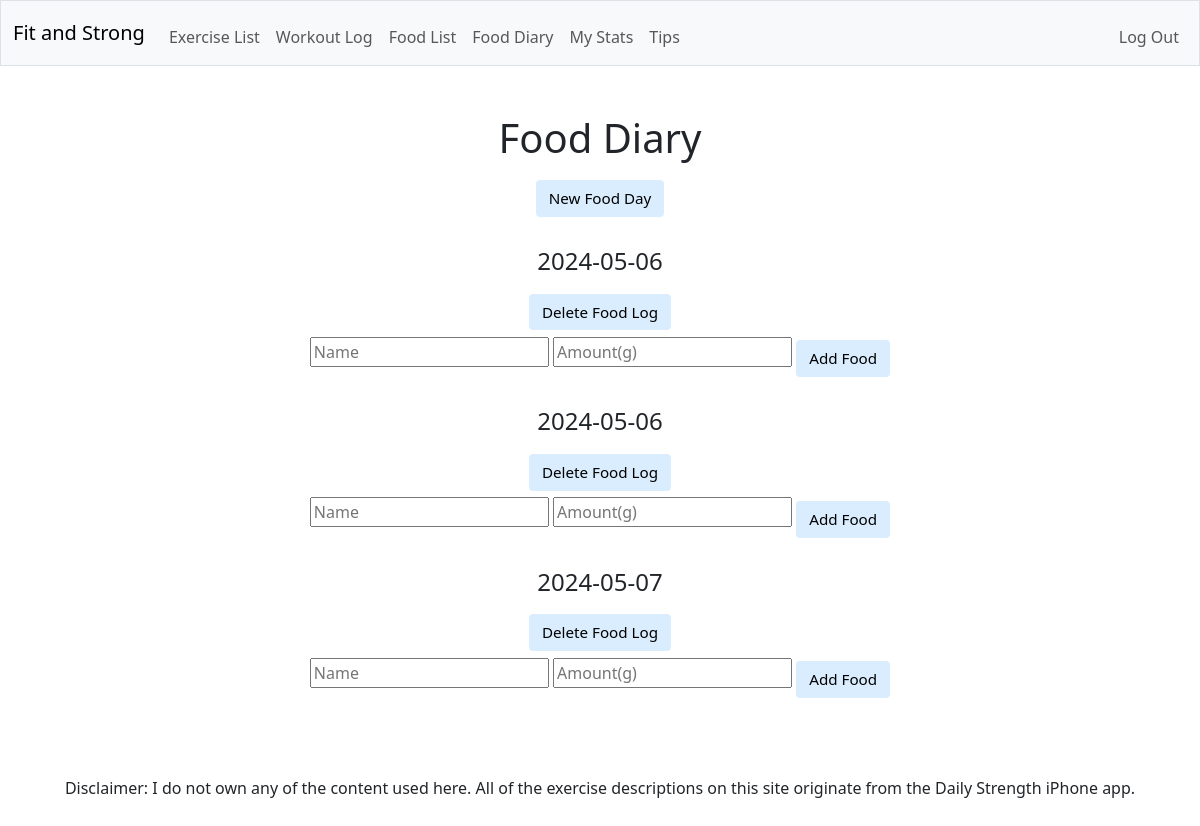
The app's page /fooddiary (signed in) with its own data.
### tables this page shows
CREATE TABLE "food_logs" (
  "id" INTEGER,
  "date" TEXT NOT NULL,
  "user_id" TEXT NOT NULL,
  PRIMARY KEY("id")
);

### app.py (the view)
@app.route("/fooddiary", methods=["GET", "POST"])
@login_required
def fooddiary():
  if request.method == "POST":
    username = db.execute(
        """SELECT username FROM users
        WHERE id = ?;""",
        session["user_id"]
    )
    db.execute(
      """INSERT INTO "food_logs" ("date", "user_id")
      VALUES (?, ?)""",
      date.today(), username[0]["username"]
    )
    return redirect("/fooddiary")
  else:
    foodlogs = db.execute("SELECT * FROM food_logs;")
    return render_template("fooddiary.html", foodlogs=foodlogs)

### app.py (called while the page is built)
def login_required(f):
    @wraps(f)
    def decorated_function(*args, **kwargs):
        if session.get("user_id") is None:
            return redirect("/login")
        return f(*args, **kwargs)
    return decorated_function

### templates/fooddiary.html (shortened to what this page needs)
{% extends "layout.html" %}
{% block main %}
  <h1>Food Diary</h1>
  <form action="/fooddiary" method="post">
    <button type="submit">New Food Day</button>
  </form>
  {% for foodlog in foodlogs %}
  <h4>{{ foodlog.date }}</h4>
  <button>Delete Food Log</button>
  <br>
  <form action="/fooddiary" method="post">
    <input autocomplete="off" autofocus name="food-name" placeholder="Name" type="text">
    <input autocomplete="off" name="grams" placeholder="Amount(g)" type="number">
    <button type="submit">Add Food</button>
  </form>
  {% endfor %}
{% endblock %}

### static/style.css (style rules this page uses)
button { margin-top: 10px; }
button, input[type="submit"] { background-color: #d9edff; border: 1px solid transparent; border-radius: 0.25rem; font-size: 0.95rem; font-weight: 400; line-height: 1.5; padding: 0.375rem 0.75rem; text-align: center; transition: color 0.15s ease-in-out, background-color 0.15s ease-in-out, border-color 0.15s ease-in-out, box-shadow 0.15s ease-in-out; vertical-align: middle; }
form { margin-bottom: 30px; }

### records on screen
food_logs: date "2024-05-06"
food_logs: date "2024-05-06"
food_logs: date "2024-05-07"
